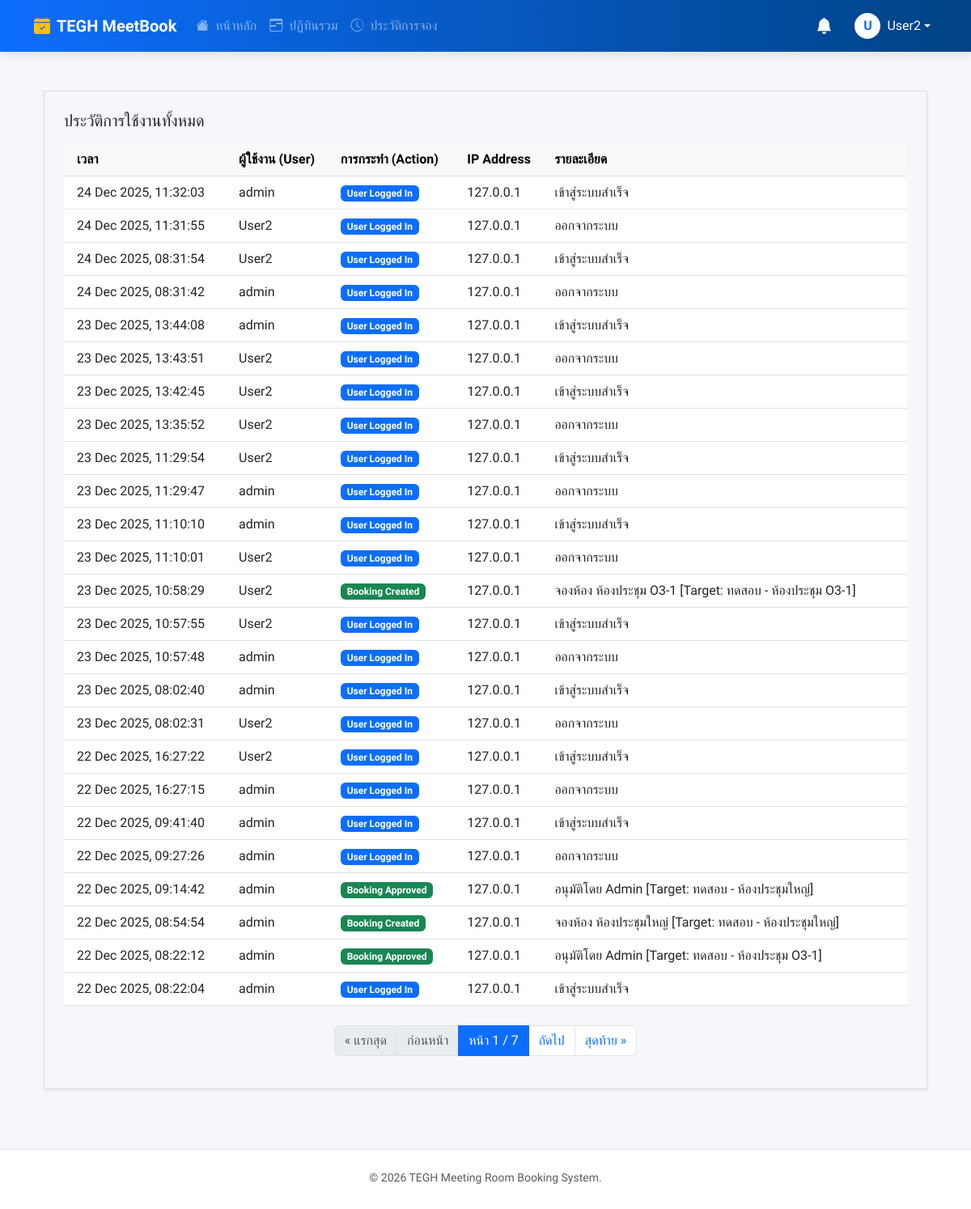
The page /audit-log/ (signed in) on the database its author committed.
### booking/models.py (models this page shows, shortened)
class AuditLog(models.Model):
    ACTION_CHOICES = [
        ('LOGIN', 'User Logged In'),
        ('BOOKING_CREATED', 'Booking Created'),
        ('BOOKING_EDITED', 'Booking Edited'),
        ('BOOKING_CANCELLED', 'Booking Cancelled'),
        ('BOOKING_APPROVED', 'Booking Approved'),
        ('BOOKING_REJECTED', 'Booking Rejected'),
        ('OUTLOOK_SYNC', 'Outlook Synced'),
    ]
    user = models.ForeignKey(User, on_delete=models.SET_NULL, null=True, blank=True)
    action = models.CharField(max_length=20, choices=ACTION_CHOICES)
    timestamp = models.DateTimeField(auto_now_add=True)
    details = models.TextField(blank=True, null=True)
    ip_address = models.GenericIPAddressField(null=True, blank=True)
    class Meta:
        ordering = ['-timestamp']

### booking/views.py (the view)
# urls.py: path('audit-log/', views.audit_log_view, name='audit_log'),
@login_required
def audit_log_view(request):
    logs = AuditLog.objects.all().order_by('-timestamp')
    paginator = Paginator(logs, 25)
    page_obj = paginator.get_page(request.GET.get('page'))
    return render(request, 'pages/audit_log.html', {**get_base_context(request), 'page_obj': page_obj})

### booking/views.py (called while the page is built)
def is_admin(user):
    return user.is_authenticated and (user.is_superuser or user.is_staff or user.groups.filter(name='Admin').exists())

def is_approver_or_admin(user):
    return user.is_authenticated and (user.is_superuser or user.is_staff or user.groups.filter(name__in=['Approver', 'Admin']).exists())

### templates/pages/audit_log.html (shortened to what this page needs)
{% extends 'base.html' %}
{% load static %}
{% block content %}
<div class="container-fluid py-4">
    <div class="content-card shadow-sm border p-3 p-md-4">
        <h5 class="mb-3">ประวัติการใช้งานทั้งหมด</h5>
        <div class="table-responsive">
            <table class="table table-hover mb-0 align-middle">
                <thead class="table-light">
                    <tr>
                        <th scope="col" class="ps-3">เวลา</th>
                        <th scope="col">ผู้ใช้งาน (User)</th>
                        <th scope="col">การกระทำ (Action)</th>
                        <th scope="col">IP Address</th>
                        <th scope="col">รายละเอียด</th>
                    </tr>
                </thead>
                <tbody>
                    {% for log in page_obj %}
                    <tr>
                        <td class="ps-3">{{ log.timestamp|date:"d M Y, H:i:s" }}</td>
                        <td>
                            {% if log.user %}
                                {{ log.user.username }}
                            {% else %}
                                <span class="text-muted small">(N/A)</span>
                            {% endif %}
                        </td>
                        <td>
                            <span class="badge
                                {% if log.action == 'LOGIN' %}bg-primary
                                {% elif log.action == 'BOOKING_CREATED' %}bg-success
                                {% elif log.action == 'BOOKING_EDITED' %}bg-info
                                {% elif log.action == 'BOOKING_APPROVED' %}bg-success
                                {% elif log.action == 'BOOKING_REJECTED' %}bg-warning text-dark
                                {% elif log.action == 'BOOKING_CANCELLED' %}bg-danger
                                {% else %}bg-secondary{% endif %}">
                                {{ log.get_action_display }}
                            </span>
                        </td>
                        <td>{{ log.ip_address|default:"-" }}</td>
                        <td>{{ log.details|default:"-" }}</td>
                    </tr>
                    {% endfor %}
                </tbody>
            </table>
        </div>
        {% if page_obj.has_other_pages %}
            <nav aria-label="Page navigation" class="mt-4">
                <ul class="pagination justify-content-center">
                    {% if page_obj.has_previous %}
                        <li class="page-item"><a class="page-link" href="?page=1">&laquo; แรกสุด</a></li>
                        <li class="page-item"><a class="page-link" href="?page={{ page_obj.previous_page_number }}">ก่อนหน้า</a></li>
                    {% else %}
                        <li class="page-item disabled"><span class="page-link">&laquo; แรกสุด</span></li>
                        <li class="page-item disabled"><span class="page-link">ก่อนหน้า</span></li>
                    {% endif %}
                    <li class="page-item active" aria-current="page">
                        <span class="page-link">หน้า {{ page_obj.number }} / {{ page_obj.paginator.num_pages }}</span>
                    </li>
                    {% if page_obj.has_next %}
                        <li class="page-item"><a class="page-link" href="?page={{ page_obj.next_page_number }}">ถัดไป</a></li>
                        <li class="page-item"><a class="page-link" href="?page={{ page_obj.paginator.num_pages }}">สุดท้าย &raquo;</a></li>
                    {% else %}
                        <li class="page-item disabled"><span class="page-link">ถัดไป</span></li>
                        <li class="page-item disabled"><span class="page-link">สุดท้าย &raquo;</span></li>
                    {% endif %}
                </ul>
            </nav>
        {% endif %}
    </div>
</div>
{% endblock %}

### templates/base.html (shortened to what this page needs)
<!DOCTYPE html>
<html lang="th">
<head>
    <link href="https://cdn.jsdelivr.net/npm/bootstrap@5.3.0/dist/css/bootstrap.min.css" rel="stylesheet">
    <link rel="stylesheet" href="https://cdn.jsdelivr.net/npm/bootstrap-icons@1.11.0/font/bootstrap-icons.css">
    <link href="https://cdn.jsdelivr.net/npm/select2@4.1.0-rc.0/dist/css/select2.min.css" rel="stylesheet" />
    <link rel="stylesheet" href="https://cdn.jsdelivr.net/npm/select2-bootstrap-5-theme@1.3.0/dist/select2-bootstrap-5-theme.min.css" />
</head>
<body class="d-flex flex-column min-vh-100">
    <nav class="navbar navbar-expand-lg navbar-dark navbar-premium sticky-top">
        <div class="container">
            <a class="navbar-brand fw-bold d-flex align-items-center" href="{% url 'dashboard' %}">
                <i class="bi bi-calendar-check-fill me-2 text-warning"></i>
                TEGH MeetBook
            </a>
            <div class="collapse navbar-collapse" id="navbarNav">
                <ul class="navbar-nav me-auto">
                    {% for item in menu_items %}
                    <li class="nav-item">
                        <a class="nav-link {% if item.active %}active text-white{% else %}text-white-50{% endif %}" href="{% url item.url_name %}">
                            <i class="bi {{ item.icon }} me-1"></i> {{ item.label }}
                        </a>
                    </li>
                    {% endfor %}
                </ul>
                <ul class="navbar-nav align-items-center gap-1">
                    <li class="nav-item dropdown">
                        <a class="nav-link position-relative text-white" href="#" id="notificationDropdown" role="button" data-bs-toggle="dropdown" aria-expanded="false">
                            <i class="bi bi-bell-fill fs-5"></i>
                        </a>
                    </li>
                    {% if user.is_authenticated %}
                    <li class="nav-item dropdown ms-2">
                        <a class="nav-link dropdown-toggle text-white d-flex align-items-center" href="#" data-bs-toggle="dropdown">
                            <div class="bg-white text-primary rounded-circle d-flex align-items-center justify-content-center fw-bold me-2 shadow-sm" style="width: 32px; height: 32px;">
                                {{ user.username|make_list|first|upper }}
                            </div>
                            <span class="d-none d-lg-inline">{{ user.username }}</span>
                        </a>
                    </li>
                    {% else %}
                    <li class="nav-item"><a class="nav-link text-white fw-bold" href="{% url 'login' %}">เข้าสู่ระบบ</a></li>
                    {% endif %}
                </ul>
            </div>
        </div>
    </nav>
    <main class="main-wrapper mt-4">
        <div class="container">
            {% block content %}{% endblock %}
        </div>
    </main>
    <footer class="bg-white border-top py-4 mt-auto">
        <div class="container text-center text-muted small">
            <p class="mb-1">&copy; 2026 TEGH Meeting Room Booking System.</p>
        </div>
    </footer>
</body>
</html>

### templates/base.html (style rules this page uses)
body { font-family: 'Sarabun', sans-serif; background-color: #f5f7fa; overflow-x: hidden; }
.navbar-premium { background: linear-gradient(90deg, #0d6efd 0%, #004385 100%); box-shadow: 0 4px 10px rgba(0,0,0,0.1); }
.nav-link { transition: all 0.2s; }
.main-wrapper { min-height: 80vh; padding-bottom: 50px; width: 100%; }

### rows shown on the page
AuditLog: timestamp "24 Dec 2025, 11:32:03", user.username "admin", action "User Logged In", ip_address "127.0.0.1", details "เข้าสู่ระบบสำเร็จ"
AuditLog: timestamp "24 Dec 2025, 11:31:55", user.username "User2", action "User Logged In", ip_address "127.0.0.1", details "ออกจากระบบ"
AuditLog: timestamp "24 Dec 2025, 08:31:54", user.username "User2", action "User Logged In", ip_address "127.0.0.1", details "เข้าสู่ระบบสำเร็จ"
AuditLog: timestamp "24 Dec 2025, 08:31:42", user.username "admin", action "User Logged In", ip_address "127.0.0.1", details "ออกจากระบบ"
AuditLog: timestamp "23 Dec 2025, 13:44:08", user.username "admin", action "User Logged In", ip_address "127.0.0.1", details "เข้าสู่ระบบสำเร็จ"
AuditLog: timestamp "23 Dec 2025, 13:43:51", user.username "User2", action "User Logged In", ip_address "127.0.0.1", details "ออกจากระบบ"
AuditLog: timestamp "23 Dec 2025, 13:42:45", user.username "User2", action "User Logged In", ip_address "127.0.0.1", details "เข้าสู่ระบบสำเร็จ"
AuditLog: timestamp "23 Dec 2025, 13:35:52", user.username "User2", action "User Logged In", ip_address "127.0.0.1", details "ออกจากระบบ"
AuditLog: timestamp "23 Dec 2025, 11:29:54", user.username "User2", action "User Logged In", ip_address "127.0.0.1", details "เข้าสู่ระบบสำเร็จ"
AuditLog: timestamp "23 Dec 2025, 11:29:47", user.username "admin", action "User Logged In", ip_address "127.0.0.1", details "ออกจากระบบ"
AuditLog: timestamp "23 Dec 2025, 11:10:10", user.username "admin", action "User Logged In", ip_address "127.0.0.1", details "เข้าสู่ระบบสำเร็จ"
AuditLog: timestamp "23 Dec 2025, 11:10:01", user.username "User2", action "User Logged In", ip_address "127.0.0.1", details "ออกจากระบบ"
AuditLog: timestamp "23 Dec 2025, 10:58:29", user.username "User2", action "Booking Created", ip_address "127.0.0.1", details "จองห้อง ห้องประชุม O3-1 [Target: ทดสอบ - ห้องประชุม O3-1]"
AuditLog: timestamp "23 Dec 2025, 10:57:55", user.username "User2", action "User Logged In", ip_address "127.0.0.1", details "เข้าสู่ระบบสำเร็จ"
AuditLog: timestamp "23 Dec 2025, 10:57:48", user.username "admin", action "User Logged In", ip_address "127.0.0.1", details "ออกจากระบบ"
AuditLog: timestamp "23 Dec 2025, 08:02:40", user.username "admin", action "User Logged In", ip_address "127.0.0.1", details "เข้าสู่ระบบสำเร็จ"
AuditLog: timestamp "23 Dec 2025, 08:02:31", user.username "User2", action "User Logged In", ip_address "127.0.0.1", details "ออกจากระบบ"
AuditLog: timestamp "22 Dec 2025, 16:27:22", user.username "User2", action "User Logged In", ip_address "127.0.0.1", details "เข้าสู่ระบบสำเร็จ"
AuditLog: timestamp "22 Dec 2025, 16:27:15", user.username "admin", action "User Logged In", ip_address "127.0.0.1", details "ออกจากระบบ"
AuditLog: timestamp "22 Dec 2025, 09:41:40", user.username "admin", action "User Logged In", ip_address "127.0.0.1", details "เข้าสู่ระบบสำเร็จ"
AuditLog: timestamp "22 Dec 2025, 09:27:26", user.username "admin", action "User Logged In", ip_address "127.0.0.1", details "ออกจากระบบ"
AuditLog: timestamp "22 Dec 2025, 09:14:42", user.username "admin", action "Booking Approved", ip_address "127.0.0.1", details "อนุมัติโดย Admin [Target: ทดสอบ - ห้องประชุมใหญ่]"
AuditLog: timestamp "22 Dec 2025, 08:54:54", user.username "admin", action "Booking Created", ip_address "127.0.0.1", details "จองห้อง ห้องประชุมใหญ่ [Target: ทดสอบ - ห้องประชุมใหญ่]"
AuditLog: timestamp "22 Dec 2025, 08:22:12", user.username "admin", action "Booking Approved", ip_address "127.0.0.1", details "อนุมัติโดย Admin [Target: ทดสอบ - ห้องประชุม O3-1]"
AuditLog: timestamp "22 Dec 2025, 08:22:04", user.username "admin", action "User Logged In", ip_address "127.0.0.1", details "เข้าสู่ระบบสำเร็จ"

### other values the page prints
{{ item.label }} "หน้าหลัก" "ปฏิทินรวม" "ประวัติการจอง"
{{ user.username|make_list|first|upper }} "U"
{{ user.username }} "User2"
{{ page_obj.number }} "1"
{{ page_obj.paginator.num_pages }} "7"
